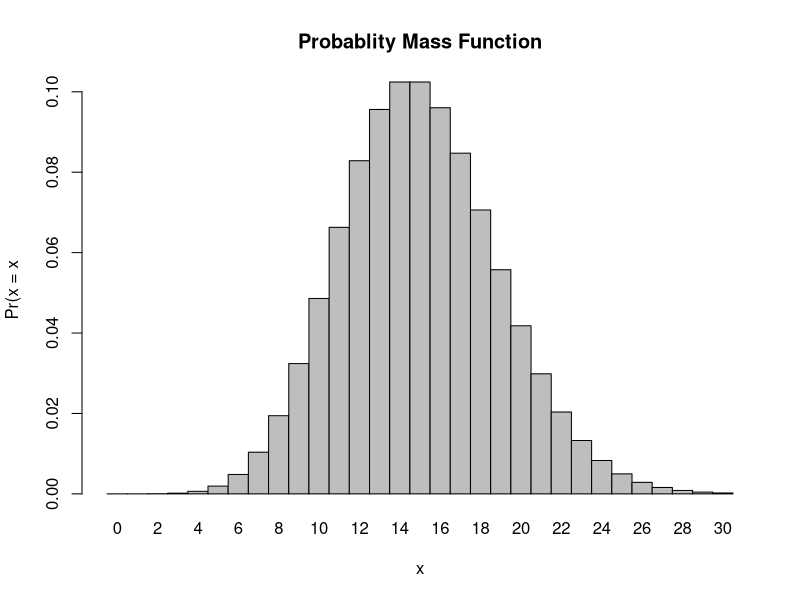
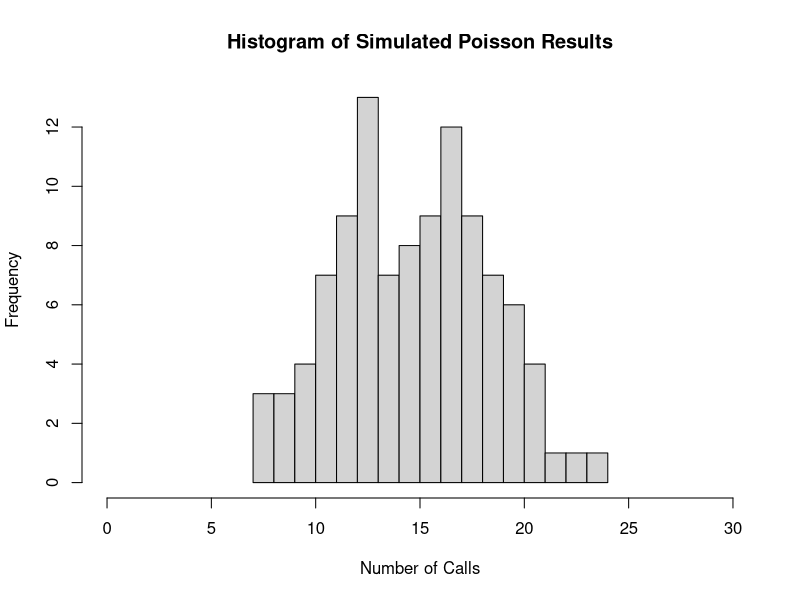

Here is the R script that generated these plots, in order:
## ---- chunk 1
#Mean number of calls
l <- 15

#Probability its greater than 8
p_greater_than_8 <- 1 - dpois(8, lambda = l) 

p_greater_than_8
## ---- chunk 2
#Mean number of calls
l <- 15

#Probability of no calls
p_no_calls <- dpois(0, lambda = l)

p_no_calls
## ---- chunk 3
#Mean number of calls
l <- 15

#Probabiltiy of exactly 3 calls
p_3_calls <- dpois(3, lambda = l)

p_3_calls
## ---- chunk 4
x <- 0:30
l <- 15

probset <- dpois(x = x, lambda = l)

barplot(probset, names.arg = x, space = 0, xlab = "x", ylab = "Pr(x = x", main = "Probablity Mass Function")
## ---- chunk 5
set.seed(1)
sim_results <- rpois(n = 104, lambda = 15)

hist(sim_results, breaks = 15, xlab = "Number of Calls", ylab = "Frequency", main = "Histogram of Simulated Poisson Results", xlim = c(0,30))
